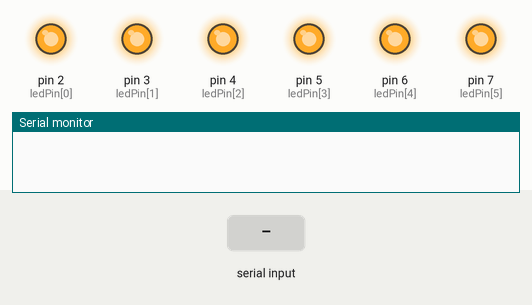
A sketch run on a simulated Arduino Uno, built with avr-gcc and run on an emulated ATmega328P. Parts: output pins drawn as LEDs (lit = HIGH), the last lines printed to the serial monitor. The test bench sets the inputs (shaded band).

Above: at 0.1 s.
At 1.7 s:
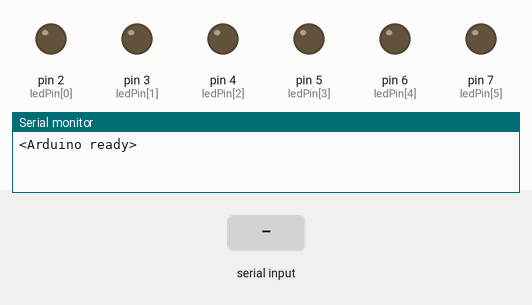
1.8 s: "<LED1>" received over Serial
3.3 s: "<H>" received over Serial
4.8 s: "<L>" received over Serial
Timing chart, 0 to 7.8 s (numbered marks = the images above; inputs shaded):
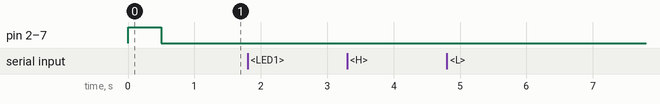

The sketch:

InterfaceRF.ino
```cpp
const byte numLeds = 6;
byte ledPin[numLeds] = {2, 3, 4, 5, 6, 7};

const byte buffSize = 40;
char inputBuffer[buffSize];
char messageFromPC[buffSize];
char ledState;
const char startMarker = '<';
const char endMarker = '>';
byte bytesRecvd = 0;
boolean readInProgress = false;
boolean newDataFromPc = false;

void setup() {
  Serial.begin(9600);

  for(byte i= 0; i < numLeds; i++){
    pinMode(ledPin[i], OUTPUT);
    digitalWrite(ledPin[i], HIGH);
  }
  delay(500);
  for(byte i= 0; i < numLeds; i++){
    digitalWrite(ledPin[i], LOW);
  }
  Serial.println("<Arduino ready>");
}

void loop() {
  getDataFromPc();
  //Update led state
}

void getDataFromPc(){
  if(Serial.available() > 0){
    char x = Serial.read();
    if(x == endMarker){
      readInProgress = false;
      newDataFromPc = true;
      inputBuffer[bytesRecvd] = 0;
      parseData();
      updateLedState();
    }

    if(readInProgress){
      inputBuffer[bytesRecvd] = x;
      bytesRecvd ++;
      if (bytesRecvd == buffSize) {
        bytesRecvd = buffSize - 1;
      }
    }

    if(x == startMarker){
      bytesRecvd = 0;
      readInProgress = true;
    }
  }
}

void parseData(){
  char * strtokIndx;

  strtokIndx = strtok(inputBuffer,",");
  strcpy(messageFromPC, strtokIndx);
  Serial.print(messageFromPC);
  Serial.print(',');
  strtokIndx = strtok(NULL, ",");
  ledState = *strtokIndx;
  Serial.println(ledState);
}


void updateLedState(){
  int i;
  if(strcmp(messageFromPC, "LED1") == 0){
    i = 0;
  }else if(strcmp(messageFromPC, "LED2") == 0){
    i = 1;
  }else if(strcmp(messageFromPC, "LED3") == 0){
    i = 2;
  }else if(strcmp(messageFromPC, "LED4") == 0){
    i = 3;
  }else if(strcmp(messageFromPC, "LED5") == 0){
    i = 4;
  }else if(strcmp(messageFromPC, "LED6") == 0){
    i = 5;
  }

  if(ledState == 'H'){
    digitalWrite(ledPin[i], HIGH);
  }else if(ledState == 'L'){
    digitalWrite(ledPin[i], LOW);
  }
}
```
